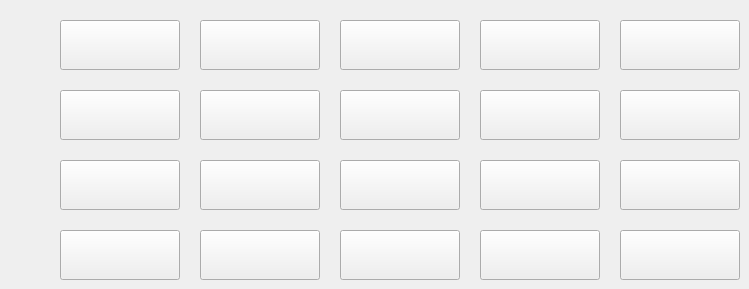
      <widget class="QWidget" name="tab_15">
       <attribute name="title">
        <string>Page 2</string>
       </attribute>
       <widget class="QPushButton" name="pushButton_226">
        <property name="geometry">
         <rect>
          <x>620</x>
          <y>20</y>
          <width>120</width>
          <height>50</height>
         </rect>
        </property>
        <property name="text">
         <string/>
        </property>
       </widget>
       <widget class="QPushButton" name="pushButton_227">
        <property name="geometry">
         <rect>
          <x>60</x>
          <y>90</y>
          <width>120</width>
          <height>50</height>
         </rect>
        </property>
        <property name="text">
         <string/>
        </property>
       </widget>
       <widget class="QPushButton" name="pushButton_228">
        <property name="geometry">
         <rect>
          <x>480</x>
          <y>230</y>
          <width>120</width>
          <height>50</height>
         </rect>
        </property>
        <property name="text">
         <string/>
        </property>
       </widget>
       <widget class="QPushButton" name="pushButton_229">
        <property name="geometry">
         <rect>
          <x>340</x>
          <y>20</y>
          <width>120</width>
          <height>50</height>
         </rect>
        </property>
        <property name="text">
         <string/>
        </property>
       </widget>
       <widget class="QPushButton" name="pushButton_230">
        <property name="geometry">
         <rect>
          <x>200</x>
          <y>20</y>
          <width>120</width>
          <height>50</height>
         </rect>
        </property>
        <property name="text">
         <string/>
        </property>
       </widget>
       <widget class="QPushButton" name="pushButton_231">
        <property name="geometry">
         <rect>
          <x>340</x>
          <y>160</y>
          <width>120</width>
          <height>50</height>
         </rect>
        </property>
        <property name="text">
         <string/>
        </property>
       </widget>
       <widget class="QPushButton" name="pushButton_232">
        <property name="geometry">
         <rect>
          <x>620</x>
          <y>160</y>
          <width>120</width>
          <height>50</height>
         </rect>
        </property>
        <property name="text">
         <string/>
        </property>
       </widget>
       <widget class="QPushButton" name="pushButton_233">
        <property name="geometry">
         <rect>
          <x>200</x>
          <y>160</y>
          <width>120</width>
          <height>50</height>
         </rect>
        </property>
        <property name="text">
         <string/>
        </property>
       </widget>
       <widget class="QPushButton" name="pushButton_234">
        <property name="geometry">
         <rect>
          <x>200</x>
          <y>90</y>
          <width>120</width>
          <height>50</height>
         </rect>
        </property>
        <property name="text">
         <string/>
        </property>
       </widget>
       <widget class="QPushButton" name="pushButton_235">
        <property name="geometry">
         <rect>
          <x>620</x>
          <y>90</y>
          <width>120</width>
          <height>50</height>
         </rect>
        </property>
        <property name="text">
         <string/>
        </property>
       </widget>
       <widget class="QPushButton" name="pushButton_236">
        <property name="geometry">
         <rect>
          <x>200</x>
          <y>230</y>
          <width>120</width>
          <height>50</height>
         </rect>
        </property>
        <property name="text">
         <string/>
        </property>
       </widget>
       <widget class="QPushButton" name="pushButton_237">
        <property name="geometry">
         <rect>
          <x>480</x>
          <y>160</y>
          <width>120</width>
          <height>50</height>
         </rect>
        </property>
        <property name="text">
         <string/>
        </property>
       </widget>
       <widget class="QPushButton" name="pushButton_238">
        <property name="geometry">
         <rect>
          <x>480</x>
          <y>90</y>
          <width>120</width>
          <height>50</height>
         </rect>
        </property>
        <property name="text">
         <string/>
        </property>
       </widget>
       <widget class="QPushButton" name="pushButton_239">
        <property name="geometry">
         <rect>
          <x>620</x>
          <y>230</y>
          <width>120</width>
          <height>50</height>
         </rect>
        </property>
        <property name="text">
         <string/>
        </property>
       </widget>
       <widget class="QPushButton" name="pushButton_240">
        <property name="geometry">
         <rect>
          <x>480</x>
          <y>20</y>
          <width>120</width>
          <height>50</height>
         </rect>
        </property>
        <property name="text">
         <string/>
        </property>
       </widget>
       <widget class="QPushButton" name="pushButton_241">
        <property name="geometry">
         <rect>
          <x>60</x>
          <y>20</y>
          <width>120</width>
          <height>50</height>
         </rect>
        </property>
        <property name="text">
         <string/>
        </property>
       </widget>
       <widget class="QPushButton" name="pushButton_242">
        <property name="geometry">
         <rect>
          <x>340</x>
          <y>90</y>
          <width>120</width>
          <height>50</height>
         </rect>
        </property>
        <property name="text">
         <string/>
        </property>
       </widget>
       <widget class="QPushButton" name="pushButton_243">
        <property name="geometry">
         <rect>
          <x>60</x>
          <y>160</y>
          <width>120</width>
          <height>50</height>
         </rect>
        </property>
        <property name="text">
         <string/>
        </property>
       </widget>
       <widget class="QPushButton" name="pushButton_244">
        <property name="geometry">
         <rect>
          <x>60</x>
          <y>230</y>
          <width>120</width>
          <height>50</height>
         </rect>
        </property>
        <property name="text">
         <string/>
        </property>
       </widget>
       <widget class="QPushButton" name="pushButton_245">
        <property name="geometry">
         <rect>
          <x>340</x>
          <y>230</y>
          <width>120</width>
          <height>50</height>
         </rect>
        </property>
        <property name="text">
         <string/>
        </property>
       </widget>
      </widget>
